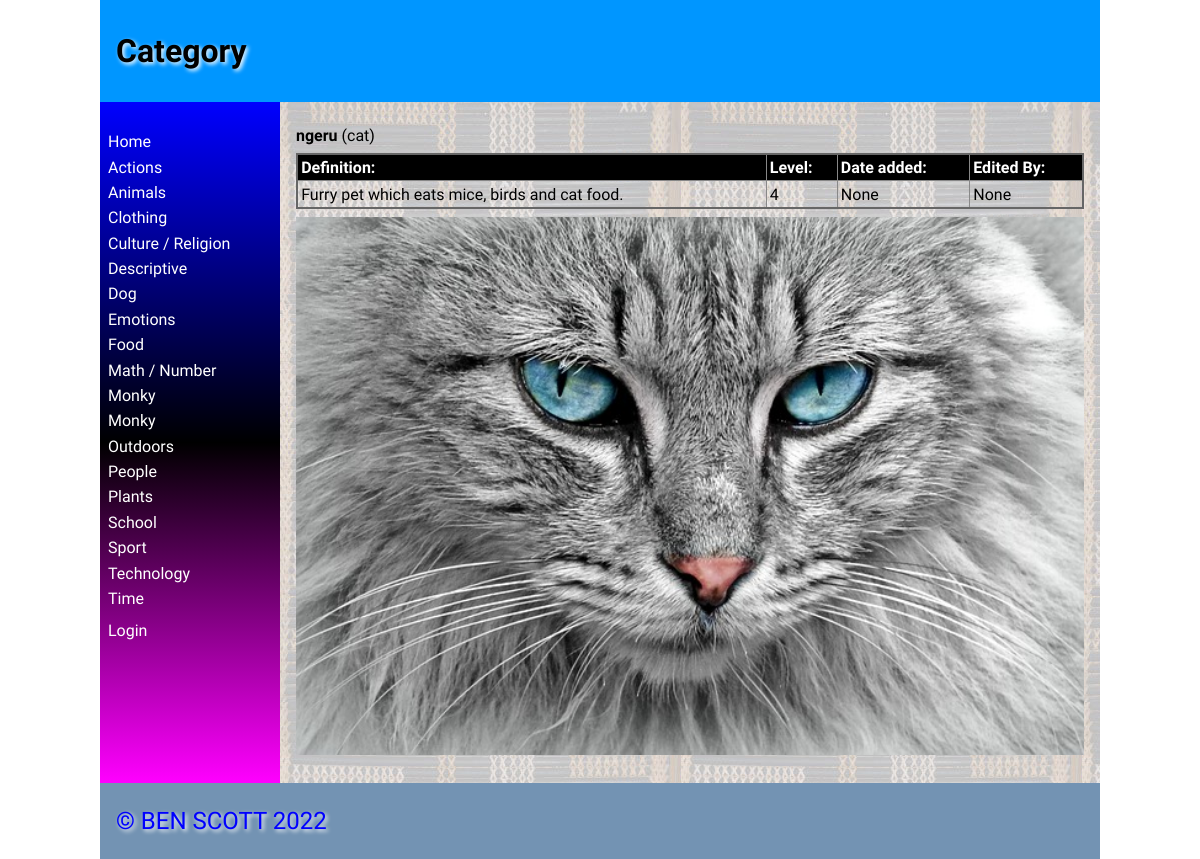
The app's page /word/58 with its own data.
### tables this page shows
CREATE TABLE categories
(
	id integer
		constraint categories_pk
			primary key autoincrement,
	category varchar(30)
);

CREATE TABLE "words"
(
    id           integer
        constraint words_pk
            primary key autoincrement
        constraint words_user_user_fk
            references user (user),
    maori_word   varchar(30),
    english_word varchar(30),
    catID        varchar(30)
        constraint words_categories_id_fk
            references categories,
    description  varchar(200),
    level        integer,
    userid       varchar(30),
    timestamp    datetime
, image varchar(30));

### app.py (the view)
@app.route('/word/<wordid>')
def web_words_page(wordid):
    try:
        int(wordid)
    except ValueError:
        return redirect('/')
    query = "SELECT maori_word, english_word, userid, id, description, level, timestamp, image FROM words WHERE id IS ?"
    con = create_connection(DATABASE)
    cur = con.cursor()
    cur.execute(query, (wordid,))
    word_list = cur.fetchall()
    con.close()
    print(word_list)
    return render_template('words.html', categories=get_category_list(), logged_in=is_logged_in(), words=word_list, teacher=is_teacher())

### app.py (called while the page is built)
def create_connection(db_file):
    try:
        connection = sqlite3.connect(db_file)
        return connection
    except Error as e:
        print(e)
    return None

def get_category_list():
    con = create_connection(DATABASE)
    query = "SELECT category, id FROM categories ORDER BY category ASC "
    cur = con.cursor()
    cur.execute(query)
    category_list = cur.fetchall()
    con.close()
    return category_list

def is_teacher():
    if session.get("role") == '1':
        print("Is a teacher")
        return True
    return False

def is_logged_in():
    if session.get("email") is None:
        print("Not logged in")
        return False
    else:
        print("Logged in")
        return True

### templates/words.html (shortened to what this page needs)
{%  extends 'base.html' %}
{% block heading %}Category{% endblock %}
{% block main %}
{% for word in words %}
<p><strong>{{ word [0]}}</strong> ({{ word [1]}})</p>
{% endfor %}
<table class="words-table">
        <thead>
            <tr>
                <th>Definition:</th>
                <th>Level:</th>
                <th>Date added:</th>
                <th>Edited By:</th>
            </tr>
        </thead>
        <tbody>
        {% for word in words %}
            <div class = words-box>
            <tr>
                <td>{{ word[4] }}</td>
                <td>{{ word[5] }}</td>
                <td>{{ word[6] }}</td>
                <td>{{ word[2] }}</td>
            </tr>
            </div>
    </tbody>
</table>
<p width="400"><img src="/static/images/{{ word[7] }}.jpg" alt=""></p>
{% endfor %}
{% endblock %}

### templates/base.html (shortened to what this page needs)
<!doctype html>
<html lang="en">
<head>
	<link href="{{ url_for('static', filename='css/style.css') }}" rel="stylesheet">
</head>
<body>
	<div id="container">
		<header>
			<h1>{% block heading %}MAORI DICTIONARY!{% endblock %}</h1>
		</header>
		<nav>
			<ul>
                <li><a href="/">Home</a></li>
				<div class="category">
				{% for category in categories %}
					<div class ="category-box">
						<li><a href="/category/{{ category[1] }}">{{ category[0] }}</a></li>
					</div>
                {% endfor %}
				</div>
				<li> </li>
				{% if logged_in %}
				<li><a href="/logout">Log out</a></li>
				{% else %}
				<li><a href="/login">Login</a></li>
				{% endif %}
			</ul>
		</nav>
		<main>
		{% block main %}{% endblock %}
        </main>
		<footer>
			<p>
				&copy; BEN SCOTT 2022
			</p>
		</footer>
	</div>
</body>
</html>

### static/css/style.css (style rules this page uses)
* { font-family: Comfortaa, sans-serif; margin: 0; padding: 0; box-sizing: border-box; }
#container { display: grid; grid-template-columns: 75px auto; grid-template-areas: 'nav header' 'main main' 'footer footer'; }
header { grid-area: header; background-color: #0096FF; padding: 1rem; }
nav { grid-area: nav; }
main { grid-area: main; padding: 1rem; background-color: #edd; }
h1, h2, h3, h4 { padding: 1rem 0; font-family: 'Suez One', serif; color: #000; text-shadow: 2px 2px 4px #fff; }
p { padding: 0.5rem 0; }
a { color: #222; }
img { width: 100%; }
table { width: 100%; border: 2px solid #666; border-collapse: collapse; }
th, td { border: 1px solid #888; padding: 0.2rem; text-align: left; }
th { background-color: #000; color: #fff; }
footer { grid-area: footer; padding: 1rem; background-color: #7393B3; }
footer p { color: #0000FF; text-shadow: 2px 2px 4px #fff; font-size: 1.5rem; }
@media only screen and (min-width: 768px) { #container { grid-template-columns: 180px auto; grid-template-areas: 'header header' 'nav main' 'footer footer'; } }
@media only screen and (min-width: 768px) { nav { background: linear-gradient(180deg, rgba(0,0,255,1) 0%, rgba(0, 0, 0, 1) 50%, rgba(255,0,255,1) 100%); padding: 0.5rem; } }
@media only screen and (min-width: 768px) { nav ul { list-style: none; } }
@media only screen and (min-width: 768px) { nav li { padding: 0.2rem 0; } }
@media only screen and (min-width: 768px) { nav a { color: #fff; text-decoration: none; } }
@media only screen and (min-width: 768px) { main { background-image: url('static/images/poutama.jpg'); } }
@media only screen and (min-width: 1000px) { #container { width: 1000px; margin: auto; } }

### records on screen
categories: category "Actions"
categories: category "Animals"
categories: category "Clothing"
categories: category "Culture / Religion"
categories: category "Descriptive"
categories: category "Dog"
categories: category "Emotions"
categories: category "Food"
categories: category "Math / Number"
categories: category "Monky"
categories: category "Monky"
categories: category "Outdoors"
categories: category "People"
categories: category "Plants"
categories: category "School"
categories: category "Sport"
categories: category "Technology"
categories: category "Time"
words: maori_word "ngeru", english_word "cat", description "Furry pet which eats mice, birds and cat food.", level "4", word "None"
